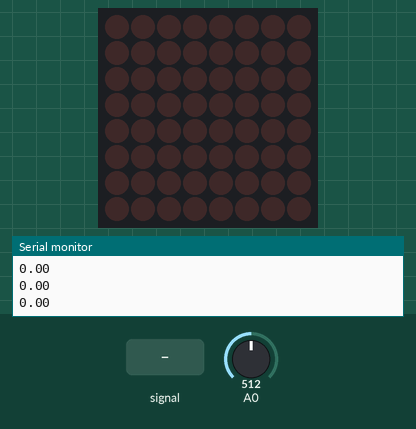
The sketch below on a simulated Arduino Uno, built with avr-gcc and run on an emulated ATmega328P. Shown: 8×8 LED matrix, the last lines printed to the serial monitor. Inputs (shaded band) come from the test bench; at power-on: A0 = 512.

Above: at 1.2 s.
1.3 s: A0 fed a 200 Hz sine of ±255 counts around its level
At 1.63 s:
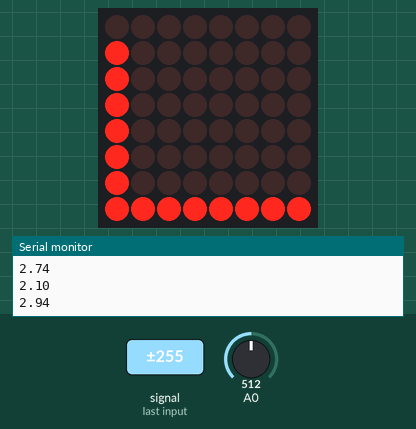
3.3 s: A0 set to 716
At 4.0 s:
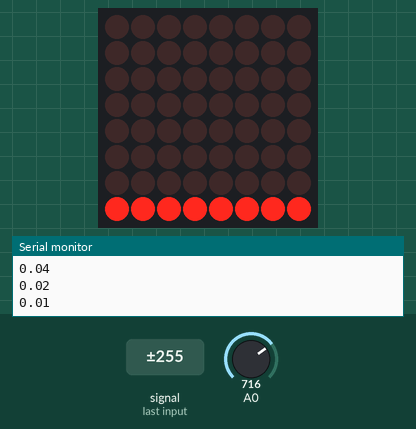
4.9 s: A0 fed a 1000 Hz sine of ±255 counts around its level
At 5.64 s:
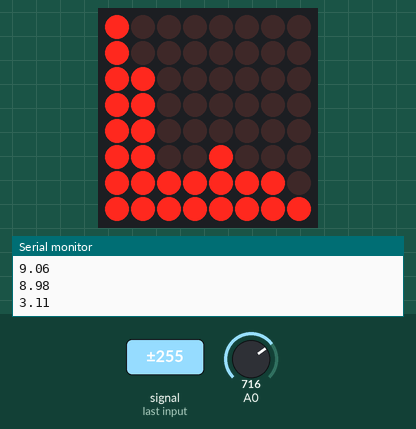
6.8 s: A0 set to 900
At 8.1 s:
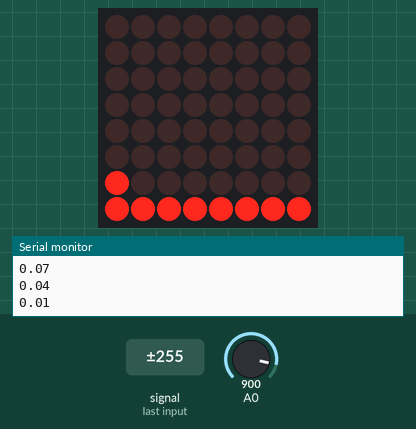
8.4 s: A0 fed a 200 Hz sine of ±81 counts around its level
At 8.88 s:
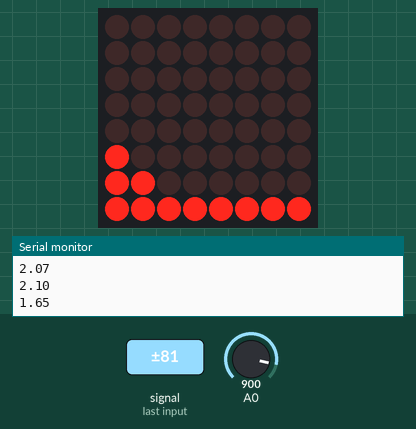
10.7 s: A0 set to 1023
Timing chart, 0 to 13.2 s (numbered marks = the images above; inputs shaded):
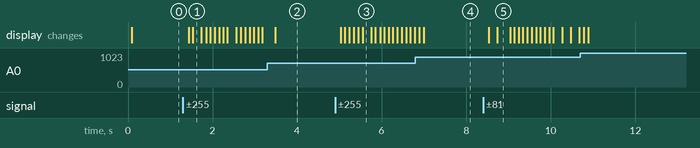

The sketch:

music-input-FFT-3.ino
```cpp
#include <SPI.h>

#include <LedControl.h>
#include "arduinoFFT.h"


#define SAMPLES 64             //Must be a power of 2
#define SAMPLING_FREQUENCY 40000 //Hz, must be less than 10000 due to ADC
const int n_bins = 8;
const int bin_width = SAMPLES / 2 / n_bins;
double bin_sum = 0;
const int DATA_IN = 8;
const int CLOCK = 9;
const int CS = 10;

LedControl lc = LedControl(DATA_IN, CLOCK, CS, 1);

arduinoFFT FFT = arduinoFFT();

unsigned int sampling_period_us;
unsigned long microseconds;

double vReal[SAMPLES];
double vImag[SAMPLES];

double binnedSignal[n_bins];

volatile int audioVoltage = 0;
volatile int num_samples_taken = 0;

void setup() {
  Serial.begin(115200);
//  analogReference(EXTERNAL);

  sampling_period_us = round(1000000*(1.0/SAMPLING_FREQUENCY));

  ADCSRA = 0;             // clear ADCSRA register
  ADCSRB = 0;             // clear ADCSRB register
  ADMUX |= (0 & 0x07);    // set A0 analog input pin
  ADMUX |= (1 << REFS0);  // set reference voltage
  ADMUX |= (1 << ADLAR);  // left align ADC value to 8 bits from ADCH register

  // sampling rate is [ADC clock] / [prescaler] / [conversion clock cycles]
  // for Arduino Uno ADC clock is 16 MHz and a conversion takes 13 clock cycles
  //ADCSRA |= (1 << ADPS2) | (1 << ADPS0);    // 32 prescaler for 38.5 KHz
  ADCSRA |= (1 << ADPS2);                     // 16 prescaler for 76.9 KHz
//  ADCSRA |= (1 << ADPS1) | (1 << ADPS0);    // 8 prescaler for 153.8 KHz

  ADCSRA |= (1 << ADATE); // enable auto trigger
  ADCSRA |= (1 << ADIE);  // enable interrupts when measurement complete
  ADCSRA |= (1 << ADEN);  // enable ADC
  ADCSRA |= (1 << ADSC);  // start ADC measurements

  lc.shutdown(0, false);
  lc.setIntensity(0,8);
}

ISR(ADC_vect)
{
//  if (num_samples_taken < SAMPLES) {
//    vReal[num_samples_taken] = ADC - 128;
//  }
//  num_samples_taken++;
//  Serial.print("reading...");
//  Serial.println(num_samples_taken);

  audioVoltage = ADCH-128;
//  num_samples_taken++;
//  vReal[0] = ADCH;
//  num_samples_taken++;
//  if (num_samples_taken == SAMPLES) {
//    ADCSRA = 0; // turn off ADC
//  }
}

void loop() {

//  Serial.println("starting now");
//  Serial.print("vReal[0] = ");
//  Serial.println(vReal[0]);

//  Serial.print("audioVoltage = ");
//  Serial.println(audioVoltage);

//  Serial.println("------------------------------");
//  Serial.println("FILLING VREAL[]");
//  Serial.println("------------------------------");

  for(int i = 0; i < SAMPLES; i++) {
//    while(!(ADCSRA & 0x10));
    microseconds = micros();

    vReal[i] = audioVoltage;
    vImag[i] = 0;

    while(micros() < microseconds + sampling_period_us){};
//    Serial.print("vReal[");
//    Serial.print(i);
//    Serial.print("] = ");
//    Serial.println(vReal[i]);
  }

    /*SAMPLING*/
//    for(int i=0; i<SAMPLES; i++)
//    {
//        microseconds = micros();    //Overflows after around 70 minutes!
//
//        vReal[i] = analogRead(0);
//        vImag[i] = 0;
//
//        while(micros() < (microseconds + sampling_period_us)){
//        }
//    }

//   // ++ Sampling
//   for(int i=0; i<SAMPLES; i++)
//    {
//      while(!(ADCSRA & 0x10));        // wait for ADC to complete current conversion ie ADIF bit set
//      ADCSRA = 0b11110101 ;               // clear ADIF bit so that ADC can do next operation (0xf5)
//      int value = ADC - 512 ;                 // Read from ADC and subtract DC offset caused value
//      vReal[i]= value;                      // Copy to bins after compressing
//      vImag[i] = 0;
//    }
//    // -- Sampling

    if (1) {

//      Serial.println("------------------------------");
//      Serial.println("COMPUTING FFT");
//      Serial.println("------------------------------");


      /*FFT*/
      FFT.Windowing(vReal, SAMPLES, FFT_WIN_TYP_HAMMING, FFT_FORWARD);
      FFT.Compute(vReal, vImag, SAMPLES, FFT_FORWARD);
      FFT.ComplexToMagnitude(vReal, vImag, SAMPLES);
//      double peak = FFT.MajorPeak(vReal, SAMPLES, SAMPLING_FREQUENCY);

//      for (int i = 0; i < SAMPLES; i++) {
//        Serial.println(vReal[i]);
//      }

//      Serial.print("vReal[0] = ");
//      Serial.println(vReal[0]);


      for(int i = 0; i < n_bins; i++) {
      bin_sum = 0;

      for(int j = 0; j < bin_width; j++) {
        if(i == 0 && j < 2) {
          continue;
        }
        bin_sum += vReal[i*bin_width + j];
      }

      binnedSignal[i] = bin_sum / bin_width;

      Serial.println(binnedSignal[i]);
//      Serial.print(" ");
//      Serial.println(ceil(binnedSignal[i] / 100));
    }

//    Serial.println("---------------");

        for(int i = 0; i < 8; i++) {
      lightColumn(i, ceil(binnedSignal[i] / 5));
    }


//    volatile double vReal[SAMPLES] = {0};

//    Serial.println("------------------------------");
//    Serial.println("RESETTING VREAL[]");
//    Serial.println("------------------------------");


    for (int i = 0; i < SAMPLES; i++) {
      vImag[i] = 0;
    }


//    delay(10);

    }


    /*PRINT RESULTS*/
    //Serial.println(peak);     //Print out what frequency is the most dominant.

//    for(int i=0; i<(SAMPLES/2); i++)
//    {
//        /*View all these three lines in serial terminal to see which frequencies has which amplitudes*/
//
////        Serial.print((i * 1.0 * SAMPLING_FREQUENCY) / SAMPLES, 1);
////        Serial.print(" ");
////        Serial.println(vReal[i], 1);    //View only this line in serial plotter to visualize the bins
//    }

    // take first 64 values of vReal
    // start with the first (64/8) = 8 values
    // average them
    // write that value to the corresponding binnedSignal[]


//    Serial.print("Major Peak = ");
//    Serial.println(peak);
//    Serial.println("-------------");


//    lc.setLed(0,3,5,true);

//    delay(500);  //Repeat the process every second OR:
//    while(1);       //Run code once
}

void lightColumn(int col, int height) {
  // turn off pixels above height
  for(int i = 0; i < 8 - height; i++) {
    lc.setLed(0, i, col, false);
  }

  // turn on pixels up to height
  for(int j = 8 - height; j < 8; j++) {
    lc.setLed(0, j, col, true);
  }
}
```

Measured:
- after the input at 1.3 s, the display: first changes after 0.14 s (image 1 shows a later state)
- after the input at 3.3 s, the display: changes after 0.18 s (image 2)
- after the input at 4.9 s, the display: first changes after 0.13 s (image 3 shows a later state)
- after the input at 6.8 s, the display: first differs from a run without the input after 0.19 s (image 4)
- after the input at 8.4 s, the display: first changes after 0.13 s (image 5 shows a later state)
